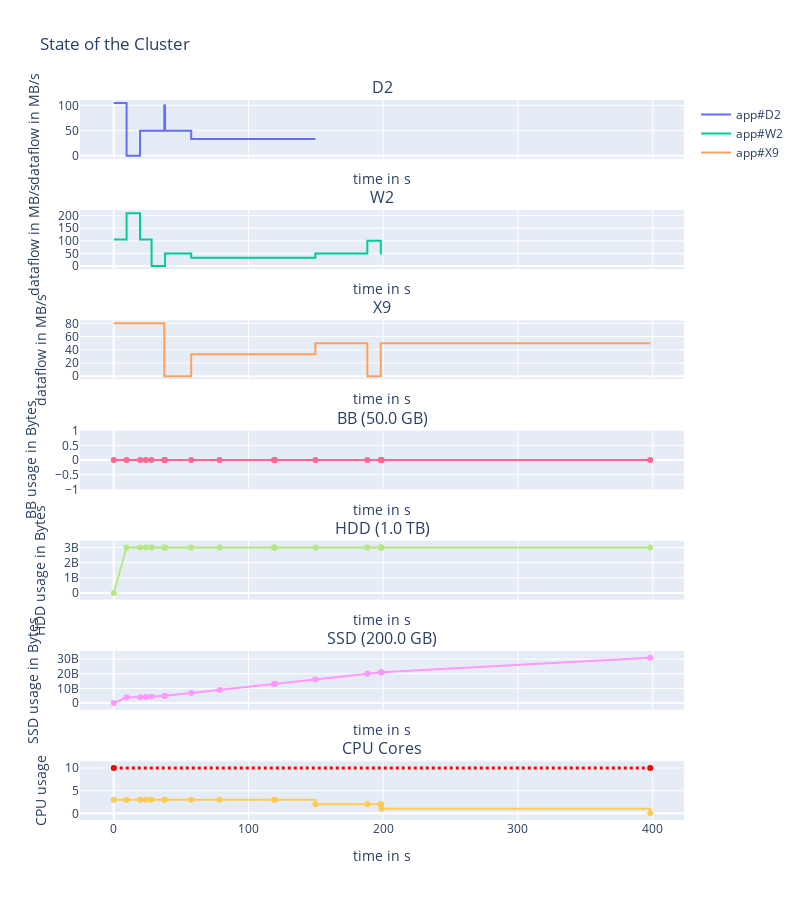

The code cell stored with this chart in its notebook:
### Markdown cell above
Show some samples

### Code cell
# indicate the number of trial
cbb.display_placement(df.loc[29]["Param"])

### Figure 1 — Plotly figure (JSON) as saved in the notebook; plotly's stock layout.template omitted (floating-point values rounded to 4 significant figures)
{"data": [{"line": {"shape": "linear"}, "name": "app#D2", "text": ["READ|to/from:SSD|volume=1.0 GB", "READ|to/from:SSD|volume=1.0 GB", "COMPUTE|volume=0B", "COMPUTE|volume=0B", "WRITE|to/from:SSD|volume=214.29 MB", "WRITE|to/from:SSD|volume=214.29 MB", "WRITE|to/from:SSD|volume=214.29 MB", "WRITE|to/from:SSD|volume=214.29 MB", "WRITE|to/from:SSD|volume=470.24 MB", "WRITE|to/from:SSD|volume=470.24 MB", "WRITE|to/from:SSD|volume=59.52 MB", "WRITE|to/from:SSD|volume=59.52 MB", "WRITE|to/from:SSD|volume=970.24 MB", "WRITE|to/from:SSD|volume=970.24 MB", "WRITE|to/from:SSD|volume=700.4 MB", "WRITE|to/from:SSD|volume=700.4 MB", "WRITE|to/from:SSD|volume=1.35 GB", "WRITE|to/from:SSD|volume=1.35 GB", "WRITE|to/from:SSD|volume=19.84 MB", "WRITE|to/from:SSD|volume=19.84 MB", "WRITE|to/from:SSD|volume=473.7 EB", "WRITE|to/from:SSD|volume=473.7 EB", "WRITE|to/from:SSD|volume=1.0 GB", "WRITE|to/from:SSD|volume=1.0 GB"], "textposition": "top center", "type": "scatter", "x": [0, 9.524, 9.524, 19.52, 19.52, 23.81, 23.81, 28.1, 28.1, 37.5, 37.5, 38.1, 38.1, 57.5, 57.5, 78.51, 78.51, 118.9, 118.9, 119.5, 119.5, 119.5, 119.5, 149.6], "xaxis": "x", "y": [105, 105, 0, 0, 50, 50, 50, 50, 50, 50, 100, 100, 50, 50, 33.33, 33.33, 33.33, 33.33, 33.33, 33.33, 33.33, 33.33, 33.33, 33.33], "yaxis": "y"}, {"line": {"dash": "dot", "shape": "linear"}, "name": "D2 mvt", "text": [], "textposition": "top center", "type": "scatter", "x": [], "xaxis": "x", "y": [], "yaxis": "y"}, {"line": {"shape": "linear"}, "name": "app#W2", "text": ["READ|to/from:SSD|volume=1.0 GB", "READ|to/from:SSD|volume=1.0 GB", "READ|to/from:SSD|volume=2.1 GB", "READ|to/from:SSD|volume=2.1 GB", "READ|to/from:SSD|volume=450.0 MB", "READ|to/from:SSD|volume=450.0 MB", "READ|to/from:SSD|volume=450.0 MB", "READ|to/from:SSD|volume=450.0 MB", "READ|to/from:SSD|volume=119.21 EB", "READ|to/from:SSD|volume=119.21 EB", "COMPUTE|volume=0B", "COMPUTE|volume=0B", "WRITE|to/from:SSD|volume=970.24 MB", "WRITE|to/from:SSD|volume=970.24 MB", "WRITE|to/from:SSD|volume=700.4 MB", "WRITE|to/from:SSD|volume=700.4 MB", "WRITE|to/from:SSD|volume=1.35 GB", "WRITE|to/from:SSD|volume=1.35 GB", "WRITE|to/from:SSD|volume=19.84 MB", "WRITE|to/from:SSD|volume=19.84 MB", "WRITE|to/from:SSD|volume=473.7 EB", "WRITE|to/from:SSD|volume=473.7 EB", "WRITE|to/from:SSD|volume=1.0 GB", "WRITE|to/from:SSD|volume=1.0 GB", "WRITE|to/from:SSD|volume=1.93 GB", "WRITE|to/from:SSD|volume=1.93 GB", "WRITE|to/from:SSD|volume=1.0 GB", "WRITE|to/from:SSD|volume=1.0 GB", "WRITE|to/from:SSD|volume=14.88 MB", "WRITE|to/from:SSD|volume=14.88 MB", "WRITE|to/from:SSD|volume=14.88 MB", "WRITE|to/from:SSD|volume=14.88 MB", "WRITE|to/from:SSD|volume=558.79 EB", "WRITE|to/from:SSD|volume=558.79 EB"], "textposition": "top center", "type": "scatter", "x": [0, 9.524, 9.524, 19.52, 19.52, 23.81, 23.81, 28.1, 28.1, 28.1, 28.1, 38.1, 38.1, 57.5, 57.5, 78.51, 78.51, 118.9, 118.9, 119.5, 119.5, 119.5, 119.5, 149.6, 149.6, 188.2, 188.2, 198.2, 198.2, 198.5, 198.5, 198.8, 198.8, 198.8], "xaxis": "x2", "y": [105, 105, 210, 210, 105, 105, 105, 105, 105, 105, 0, 0, 50, 50, 33.33, 33.33, 33.33, 33.33, 33.33, 33.33, 33.33, 33.33, 33.33, 33.33, 50, 50, 100, 100, 50, 50, 50, 50, 50, 50], "yaxis": "y2"}, {"line": {"dash": "dot", "shape": "linear"}, "name": "W2 mvt", "text": [], "textposition": "top center", "type": "scatter", "x": [], "xaxis": "x2", "y": [], "yaxis": "y2"}, {"line": {"shape": "linear"}, "name": "app#X9", "text": ["READ|to/from:HDD|volume=761.9 MB", "READ|to/from:HDD|volume=761.9 MB", "READ|to/from:HDD|volume=800.0 MB", "READ|to/from:HDD|volume=800.0 MB", "READ|to/from:HDD|volume=342.86 MB", "READ|to/from:HDD|volume=342.86 MB", "READ|to/from:HDD|volume=342.86 MB", "READ|to/from:HDD|volume=342.86 MB", "READ|to/from:HDD|volume=752.38 MB", "READ|to/from:HDD|volume=752.38 MB", "COMPUTE|volume=0B", "COMPUTE|volume=0B", "WRITE|to/from:SSD|volume=700.4 MB", "WRITE|to/from:SSD|volume=700.4 MB", "WRITE|to/from:SSD|volume=1.35 GB", "WRITE|to/from:SSD|volume=1.35 GB", "WRITE|to/from:SSD|volume=19.84 MB", "WRITE|to/from:SSD|volume=19.84 MB", "WRITE|to/from:SSD|volume=473.7 EB", "WRITE|to/from:SSD|volume=473.7 EB", "WRITE|to/from:SSD|volume=1.0 GB", "WRITE|to/from:SSD|volume=1.0 GB", "WRITE|to/from:SSD|volume=1.93 GB", "WRITE|to/from:SSD|volume=1.93 GB", "COMPUTE|volume=0B", "COMPUTE|volume=0B", "WRITE|to/from:SSD|volume=14.88 MB", "WRITE|to/from:SSD|volume=14.88 MB", "WRITE|to/from:SSD|volume=14.88 MB", "WRITE|to/from:SSD|volume=14.88 MB", "WRITE|to/from:SSD|volume=9.97 GB", "WRITE|to/from:SSD|volume=9.97 GB"], "textposition": "top center", "type": "scatter", "x": [0, 9.524, 9.524, 19.52, 19.52, 23.81, 23.81, 28.1, 28.1, 37.5, 37.5, 57.5, 57.5, 78.51, 78.51, 118.9, 118.9, 119.5, 119.5, 119.5, 119.5, 149.6, 149.6, 188.2, 188.2, 198.2, 198.2, 198.5, 198.5, 198.8, 198.8, 398.2], "xaxis": "x3", "y": [80, 80, 80, 80, 80, 80, 80, 80, 80, 80, 0, 0, 33.33, 33.33, 33.33, 33.33, 33.33, 33.33, 33.33, 33.33, 33.33, 33.33, 50, 50, 0, 0, 50, 50, 50, 50, 50, 50], "yaxis": "y3"}, {"line": {"dash": "dot", "shape": "linear"}, "name": "X9 mvt", "text": [], "textposition": "top center", "type": "scatter", "x": [], "xaxis": "x3", "y": [], "yaxis": "y3"}, {"line": {"shape": "linear"}, "name": "BB", "showlegend": false, "text": ["D2|Read|SSD | +volume=1.0 GB", "W2|Read|SSD | +volume=1.0 GB", "X9|Read|HDD | +volume=761.9 MB", "D2|Compute | +volume=0B", "W2|Read|SSD | +volume=2.1 GB", "X9|Read|HDD | +volume=800.0 MB", "W2|Read|SSD | +volume=450.0 MB", "X9|Read|HDD | +volume=342.86 MB", "D2|Write|SSD | +volume=214.29 MB", "W2|Read|SSD | +volume=450.0 MB", "X9|Read|HDD | +volume=342.86 MB", "D2|Write|SSD | +volume=214.29 MB", "W2|Read|SSD | +volume=119.21 EB", "X9|Read|HDD | +volume=752.38 MB", "D2|Write|SSD | +volume=470.24 MB", "W2|Compute | +volume=0B", "D2|Write|SSD | +volume=59.52 MB", "X9|Compute | +volume=0B", "D2|Write|SSD | +volume=970.24 MB", "W2|Write|SSD | +volume=970.24 MB", "D2|Write|SSD | +volume=700.4 MB", "X9|Write|SSD | +volume=700.4 MB", "W2|Write|SSD | +volume=700.4 MB", "D2|Write|SSD | +volume=1.35 GB", "X9|Write|SSD | +volume=1.35 GB", "W2|Write|SSD | +volume=1.35 GB", "D2|Write|SSD | +volume=19.84 MB", "X9|Write|SSD | +volume=19.84 MB", "W2|Write|SSD | +volume=19.84 MB", "D2|Write|SSD | +volume=473.7 EB", "X9|Write|SSD | +volume=473.7 EB", "W2|Write|SSD | +volume=473.7 EB", "D2|Write|SSD | +volume=1.0 GB", "X9|Write|SSD | +volume=1.0 GB", "W2|Write|SSD | +volume=1.0 GB", "X9|Write|SSD | +volume=1.93 GB", "W2|Write|SSD | +volume=1.93 GB", "X9|Compute | +volume=0B", "W2|Write|SSD | +volume=1.0 GB", "W2|Write|SSD | +volume=14.88 MB", "X9|Write|SSD | +volume=14.88 MB", "W2|Write|SSD | +volume=14.88 MB", "X9|Write|SSD | +volume=14.88 MB", "W2|Write|SSD | +volume=558.79 EB", "X9|Write|SSD | +volume=9.97 GB"], "textposition": "top center", "type": "scatter", "x": [0, 9.524, 19.52, 23.81, 28.1, 37.5, 38.1, 57.5, 78.51, 118.9, 119.5, 119.5, 149.6, 188.2, 198.2, 198.5, 198.8, 398.2], "xaxis": "x4", "y": [0, 0, 0, 0, 0, 0, 0, 0, 0, 0, 0, 0, 0, 0, 0, 0, 0, 0], "yaxis": "y4"}, {"line": {"shape": "linear"}, "name": "HDD", "showlegend": false, "text": ["D2|Read|SSD | +volume=1.0 GB", "W2|Read|SSD | +volume=1.0 GB", "X9|Read|HDD | +volume=761.9 MB", "D2|Compute | +volume=0B", "W2|Read|SSD | +volume=2.1 GB", "X9|Read|HDD | +volume=800.0 MB", "W2|Read|SSD | +volume=450.0 MB", "X9|Read|HDD | +volume=342.86 MB", "D2|Write|SSD | +volume=214.29 MB", "W2|Read|SSD | +volume=450.0 MB", "X9|Read|HDD | +volume=342.86 MB", "D2|Write|SSD | +volume=214.29 MB", "W2|Read|SSD | +volume=119.21 EB", "X9|Read|HDD | +volume=752.38 MB", "D2|Write|SSD | +volume=470.24 MB", "W2|Compute | +volume=0B", "D2|Write|SSD | +volume=59.52 MB", "X9|Compute | +volume=0B", "D2|Write|SSD | +volume=970.24 MB", "W2|Write|SSD | +volume=970.24 MB", "D2|Write|SSD | +volume=700.4 MB", "X9|Write|SSD | +volume=700.4 MB", "W2|Write|SSD | +volume=700.4 MB", "D2|Write|SSD | +volume=1.35 GB", "X9|Write|SSD | +volume=1.35 GB", "W2|Write|SSD | +volume=1.35 GB", "D2|Write|SSD | +volume=19.84 MB", "X9|Write|SSD | +volume=19.84 MB", "W2|Write|SSD | +volume=19.84 MB", "D2|Write|SSD | +volume=473.7 EB", "X9|Write|SSD | +volume=473.7 EB", "W2|Write|SSD | +volume=473.7 EB", "D2|Write|SSD | +volume=1.0 GB", "X9|Write|SSD | +volume=1.0 GB", "W2|Write|SSD | +volume=1.0 GB", "X9|Write|SSD | +volume=1.93 GB", "W2|Write|SSD | +volume=1.93 GB", "X9|Compute | +volume=0B", "W2|Write|SSD | +volume=1.0 GB", "W2|Write|SSD | +volume=14.88 MB", "X9|Write|SSD | +volume=14.88 MB", "W2|Write|SSD | +volume=14.88 MB", "X9|Write|SSD | +volume=14.88 MB", "W2|Write|SSD | +volume=558.79 EB", "X9|Write|SSD | +volume=9.97 GB"], "textposition": "top center", "type": "scatter", "x": [0, 9.524, 19.52, 23.81, 28.1, 37.5, 38.1, 57.5, 78.51, 118.9, 119.5, 119.5, 149.6, 188.2, 198.2, 198.5, 198.8, 398.2], "xaxis": "x5", "y": [0, 3000000000, 3000000000, 3000000000, 3000000000, 3000000000, 3000000000, 3000000000, 3000000000, 3000000000, 3000000000, 3000000000, 3000000000, 3000000000, 3000000000, 3000000000, 3000000000, 3000000000], "yaxis": "y5"}, {"line": {"shape": "linear"}, "name": "SSD", "showlegend": false, "text": ["D2|Read|SSD | +volume=1.0 GB", "W2|Read|SSD | +volume=1.0 GB", "X9|Read|HDD | +volume=761.9 MB", "D2|Compute | +volume=0B", "W2|Read|SSD | +volume=2.1 GB", "X9|Read|HDD | +volume=800.0 MB", "W2|Read|SSD | +volume=450.0 MB", "X9|Read|HDD | +volume=342.86 MB", "D2|Write|SSD | +volume=214.29 MB", "W2|Read|SSD | +volume=450.0 MB", "X9|Read|HDD | +volume=342.86 MB", "D2|Write|SSD | +volume=214.29 MB", "W2|Read|SSD | +volume=119.21 EB", "X9|Read|HDD | +volume=752.38 MB", "D2|Write|SSD | +volume=470.24 MB", "W2|Compute | +volume=0B", "D2|Write|SSD | +volume=59.52 MB", "X9|Compute | +volume=0B", "D2|Write|SSD | +volume=970.24 MB", "W2|Write|SSD | +volume=970.24 MB", "D2|Write|SSD | +volume=700.4 MB", "X9|Write|SSD | +volume=700.4 MB", "W2|Write|SSD | +volume=700.4 MB", "D2|Write|SSD | +volume=1.35 GB", "X9|Write|SSD | +volume=1.35 GB", "W2|Write|SSD | +volume=1.35 GB", "D2|Write|SSD | +volume=19.84 MB", "X9|Write|SSD | +volume=19.84 MB", "W2|Write|SSD | +volume=19.84 MB", "D2|Write|SSD | +volume=473.7 EB", "X9|Write|SSD | +volume=473.7 EB", "W2|Write|SSD | +volume=473.7 EB", "D2|Write|SSD | +volume=1.0 GB", "X9|Write|SSD | +volume=1.0 GB", "W2|Write|SSD | +volume=1.0 GB", "X9|Write|SSD | +volume=1.93 GB", "W2|Write|SSD | +volume=1.93 GB", "X9|Compute | +volume=0B", "W2|Write|SSD | +volume=1.0 GB", "W2|Write|SSD | +volume=14.88 MB", "X9|Write|SSD | +volume=14.88 MB", "W2|Write|SSD | +volume=14.88 MB", "X9|Write|SSD | +volume=14.88 MB", "W2|Write|SSD | +volume=558.79 EB", "X9|Write|SSD | +volume=9.97 GB"], "textposition": "top center", "type": "scatter", "x": [0, 9.524, 19.52, 23.81, 28.1, 37.5, 38.1, 57.5, 78.51, 118.9, 119.5, 119.5, 149.6, 188.2, 198.2, 198.5, 198.8, 398.2], "xaxis": "x6", "y": [0, 4000000000, 4000000000, 4214000000.0, 4429000000.0, 4899000000.0, 4958000000.0, 6899000000.0, 9000000000, 13040000000.0, 13100000000.0, 13100000000.0, 16110000000.0, 19970000000.0, 20970000000.0, 21000000000.0, 21030000000.0, 31000000000.0], "yaxis": "y6"}, {"line": {"shape": "hv"}, "showlegend": false, "type": "scatter", "x": [0, 9.524, 19.52, 23.81, 28.1, 37.5, 38.1, 57.5, 78.51, 118.9, 119.5, 119.5, 149.6, 188.2, 198.2, 198.5, 198.8, 398.2], "xaxis": "x7", "y": [3, 3, 3, 3, 3, 3, 3, 3, 3, 3, 3, 3, 2, 2, 2, 2, 1, 0], "yaxis": "y7"}, {"line": {"color": "red", "dash": "dot", "shape": "hv", "width": 3}, "showlegend": false, "text": ["Maximum available cores in cluster=10", "Maximum available cores in cluster=10"], "type": "scatter", "x": [0, 398.2], "xaxis": "x7", "y": [10, 10], "yaxis": "y7"}], "layout": {"annotations": [{"font": {"size": 16}, "showarrow": false, "text": "D2", "x": 0.5, "xanchor": "center", "xref": "paper", "y": 1.0, "yanchor": "bottom", "yref": "paper"}, {"font": {"size": 16}, "showarrow": false, "text": "W2", "x": 0.5, "xanchor": "center", "xref": "paper", "y": 0.8469, "yanchor": "bottom", "yref": "paper"}, {"font": {"size": 16}, "showarrow": false, "text": "X9", "x": 0.5, "xanchor": "center", "xref": "paper", "y": 0.6939, "yanchor": "bottom", "yref": "paper"}, {"font": {"size": 16}, "showarrow": false, "text": "BB (50.0 GB)", "x": 0.5, "xanchor": "center", "xref": "paper", "y": 0.5408, "yanchor": "bottom", "yref": "paper"}, {"font": {"size": 16}, "showarrow": false, "text": "HDD (1.0 TB)", "x": 0.5, "xanchor": "center", "xref": "paper", "y": 0.3878, "yanchor": "bottom", "yref": "paper"}, {"font": {"size": 16}, "showarrow": false, "text": "SSD (200.0 GB)", "x": 0.5, "xanchor": "center", "xref": "paper", "y": 0.2347, "yanchor": "bottom", "yref": "paper"}, {"font": {"size": 16}, "showarrow": false, "text": "CPU Cores", "x": 0.5, "xanchor": "center", "xref": "paper", "y": 0.08163, "yanchor": "bottom", "yref": "paper"}], "height": 900, "title": {"text": "State of the Cluster"}, "width": 800, "xaxis": {"anchor": "y", "domain": [0, 1], "matches": "x7", "showticklabels": false, "title": {"text": "time in s"}}, "xaxis2": {"anchor": "y2", "domain": [0, 1], "matches": "x7", "showticklabels": false, "title": {"text": "time in s"}}, "xaxis3": {"anchor": "y3", "domain": [0, 1], "matches": "x7", "showticklabels": false, "title": {"text": "time in s"}}, "xaxis4": {"anchor": "y4", "domain": [0, 1], "matches": "x7", "showticklabels": false, "title": {"text": "time in s"}}, "xaxis5": {"anchor": "y5", "domain": [0, 1], "matches": "x7", "showticklabels": false, "title": {"text": "time in s"}}, "xaxis6": {"anchor": "y6", "domain": [0, 1], "matches": "x7", "showticklabels": false, "title": {"text": "time in s"}}, "xaxis7": {"anchor": "y7", "domain": [0, 1], "title": {"text": "time in s"}}, "yaxis": {"anchor": "x", "domain": [0.9184, 1.0], "title": {"text": "dataflow in MB/s"}}, "yaxis2": {"anchor": "x2", "domain": [0.7653, 0.8469], "title": {"text": "dataflow in MB/s"}}, "yaxis3": {"anchor": "x3", "domain": [0.6122, 0.6939], "title": {"text": "dataflow in MB/s"}}, "yaxis4": {"anchor": "x4", "domain": [0.4592, 0.5408], "title": {"text": "BB usage in Bytes"}}, "yaxis5": {"anchor": "x5", "domain": [0.3061, 0.3878], "title": {"text": "HDD usage in Bytes"}}, "yaxis6": {"anchor": "x6", "domain": [0.1531, 0.2347], "title": {"text": "SSD usage in Bytes"}}, "yaxis7": {"anchor": "x7", "domain": [0, 0.08163], "title": {"text": "CPU usage"}}}}
